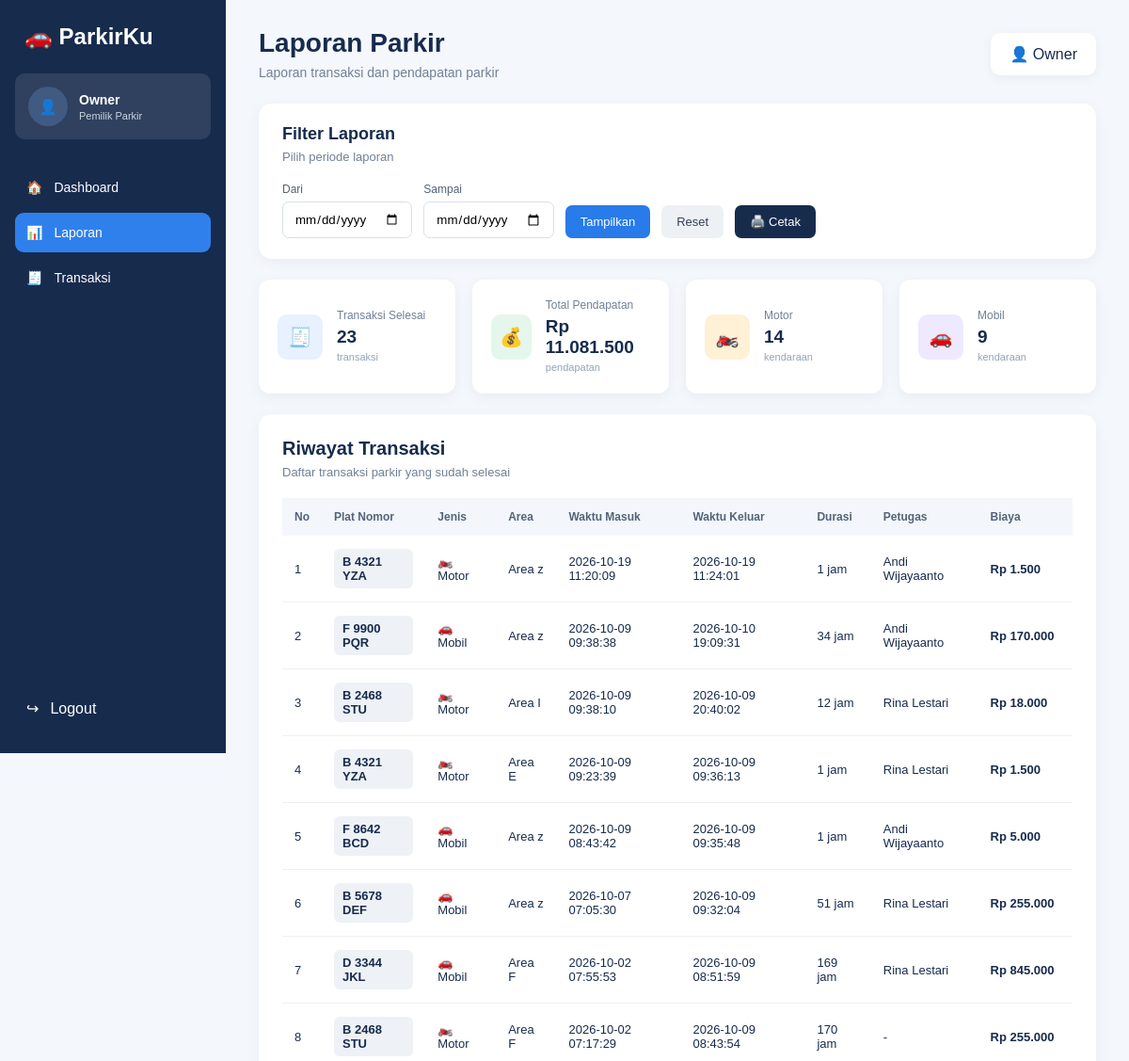
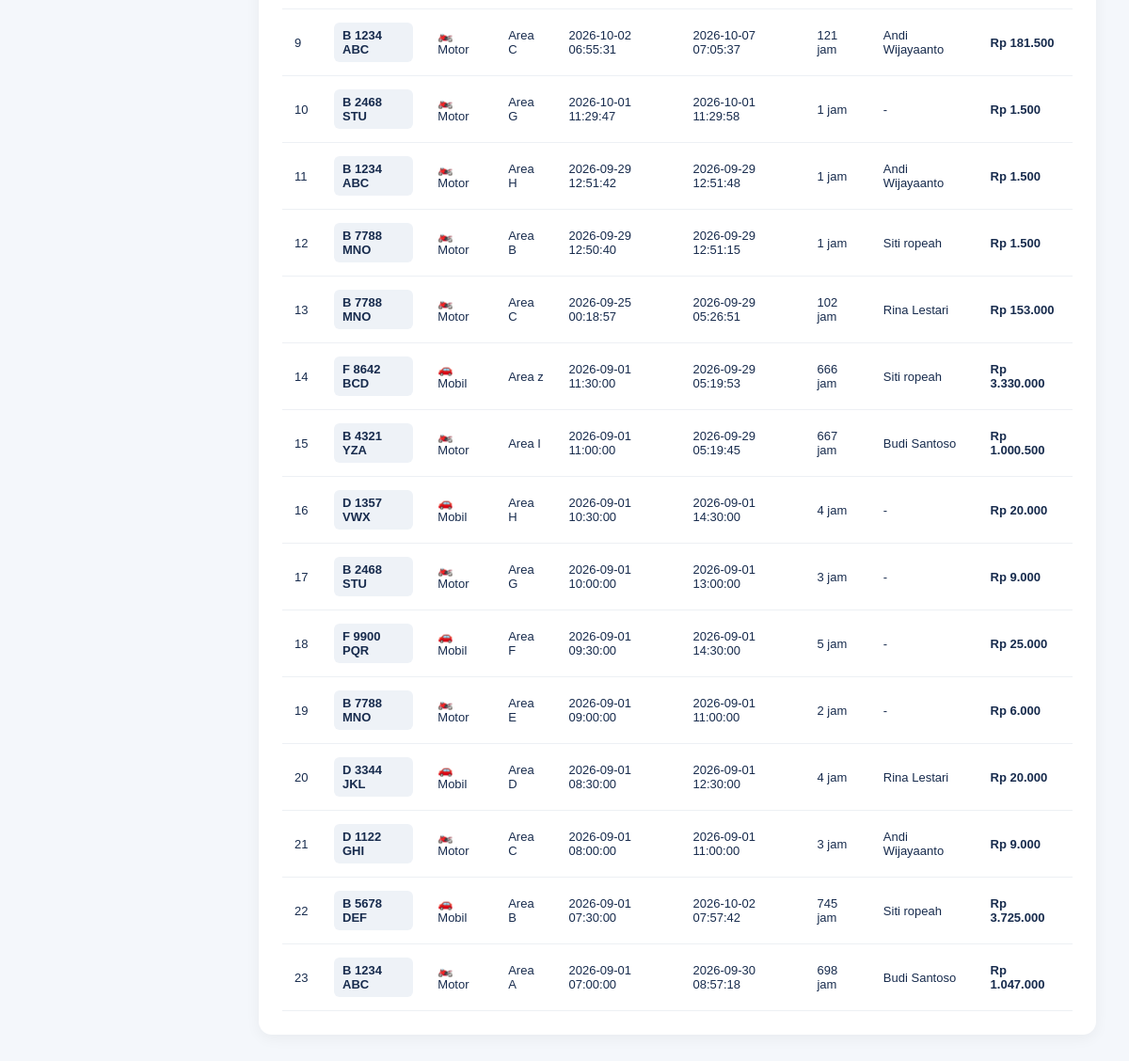
The app's page /view/laporan_owner.php (signed in) with its own data (2 pictures, top to bottom).
### tables this page shows
CREATE TABLE `tb_transaksi` (
  `id_parkir` int NOT NULL,
  `id_kendaraan` int NOT NULL,
  `waktu_masuk` datetime NOT NULL,
  `waktu_keluar` datetime DEFAULT NULL,
  `id_tarif` int NOT NULL,
  `durasi_jam` int DEFAULT '0',
  `biaya_total` decimal(10,0) DEFAULT '0',
  `status` enum('masuk','keluar') DEFAULT 'masuk',
  `id_user` int DEFAULT NULL,
  `id_area` int NOT NULL
);

CREATE TABLE `tb_kendaraan` (
  `id_kendaraan` int NOT NULL,
  `plat_nomor` varchar(15) NOT NULL,
  `jenis_kendaraan` varchar(20) NOT NULL,
  `warna` varchar(20) NOT NULL,
  `pemilik` varchar(100) NOT NULL,
  `id_user` int NOT NULL,
  `status_kendaraan` enum('aktif','nonaktif') NOT NULL DEFAULT 'aktif'
);

CREATE TABLE `tb_area_parkir` (
  `id_area` int NOT NULL,
  `nama_area` varchar(50) NOT NULL,
  `kapasitas` int NOT NULL,
  `terisi` int DEFAULT '0',
  `status_area` enum('aktif','nonaktif') NOT NULL DEFAULT 'aktif'
);

CREATE TABLE `tb_user` (
  `id_user` int NOT NULL,
  `nama_lengkap` varchar(50) NOT NULL,
  `username` varchar(50) NOT NULL,
  `password` varchar(100) NOT NULL,
  `role` enum('admin','petugas','owner') NOT NULL,
  `status_aktif` tinyint(1) DEFAULT '1'
);

### view/laporan_owner.php (the view, shortened to what this page needs)
<?php
include "../model/m_koneksi.php";
$tanggal_mulai = $_GET['tanggal_mulai'] ?? '';
$tanggal_selesai = $_GET['tanggal_selesai'] ?? '';
$where = "WHERE t.status = 'keluar'";
$query_total = mysqli_query(
    $conn,
    "SELECT COUNT(*) AS total
     FROM tb_transaksi t
     $where"
);
$data_total = mysqli_fetch_assoc($query_total);
$total_transaksi = $data_total['total'] ?? 0;
$query_pendapatan = mysqli_query(
    $conn,
    "SELECT SUM(t.biaya_total) AS total
     FROM tb_transaksi t
     $where"
);
$data_pendapatan = mysqli_fetch_assoc($query_pendapatan);
$total_pendapatan = $data_pendapatan['total'] ?? 0;
$query_motor = mysqli_query(
    $conn,
    "SELECT COUNT(*) AS total
     FROM tb_transaksi t
     LEFT JOIN tb_kendaraan k
        ON t.id_kendaraan = k.id_kendaraan
     $where
     AND k.jenis_kendaraan = 'motor'"
);
$data_motor = mysqli_fetch_assoc($query_motor);
$total_motor = $data_motor['total'] ?? 0;
$query_mobil = mysqli_query(
    $conn,
    "SELECT COUNT(*) AS total
     FROM tb_transaksi t
     LEFT JOIN tb_kendaraan k
        ON t.id_kendaraan = k.id_kendaraan
     $where
     AND k.jenis_kendaraan = 'mobil'"
);
$data_mobil = mysqli_fetch_assoc($query_mobil);
$total_mobil = $data_mobil['total'] ?? 0;
$query = mysqli_query(
    $conn,
    "SELECT
        t.id_parkir,
        t.waktu_masuk,
        t.waktu_keluar,
        t.durasi_jam,
        t.biaya_total,
        t.status,
        k.plat_nomor,
        k.jenis_kendaraan,
        a.nama_area,
        u.nama_lengkap
     FROM tb_transaksi t
     LEFT JOIN tb_kendaraan k
        ON t.id_kendaraan = k.id_kendaraan
     LEFT JOIN tb_area_parkir a
        ON t.id_area = a.id_area
     LEFT JOIN tb_user u
        ON t.id_user = u.id_user
     $where
     ORDER BY t.id_parkir DESC"
);
?>
<!DOCTYPE html>
<html lang="id">
<head>
    <link
        rel="stylesheet"
        href="../asset/laporan_owner.css"
    >
</head>
<body>
<aside class="sidebar">
    <div class="logo">
        🚗 <span>ParkirKu</span>
    </div>
    <div class="admin">
        <div class="avatar">
        </div>
        <div>
            <strong>
                Owner
            </strong>
            <small>
                Pemilik Parkir
            </small>
        </div>
    </div>
    <nav>
        <a href="dashoard_owner.php">
            🏠
            <span>Dashboard</span>
        </a>
        <a
            href="laporan_owner.php"
            class="active"
        >
            📊
            <span>Laporan</span>
        </a>
        <a href="transaksi_owner.php">
            🧾
            <span>Transaksi</span>
        </a>
    </nav>
    <a
        href="../controller/c_logout.php"
        class="logout"
    >
        ↪
        <span>Logout</span>
    </a>
</aside>
<main class="main">
    <header class="header">
        <div>
            <h1>
                Laporan Parkir
            </h1>
            <p>
                Laporan transaksi dan pendapatan parkir
            </p>
        </div>
        <div class="profile">
            👤 Owner
        </div>
    </header>
    <section class="filter-card">
        <div>
            <h2>
                Filter Laporan
            </h2>
            <p>
                Pilih periode laporan
            </p>
        </div>
        <form
            method="GET"
            action="laporan_owner.php"
            class="filter-form"
        >
            <div>
                <label>
                    Dari
                </label>
                <input
                    type="date"
                    name="tanggal_mulai"
                    value="<?= htmlspecialchars($tanggal_mulai); ?>"
                >
            </div>
            <div>
                <label>
                    Sampai
                </label>
                <input
                    type="date"
                    name="tanggal_selesai"
                    value="<?= htmlspecialchars($tanggal_selesai); ?>"
                >
            </div>
            <button
                type="submit"
                class="btn-filter"
            >
                Tampilkan
            </button>
            <a
                href="laporan_owner.php"
                class="btn-reset"
            >
                Reset
            </a>
            <button
                type="button"
                onclick="window.print()"
                class="btn-print"
            >
                🖨️ Cetak
            </button>
        </form>
    </section>
    <section class="stats">
        <div class="stat-card">
            <div class="icon blue">
                🧾
            </div>
            <div>
                <span>
                    Transaksi Selesai
                </span>
                <strong>
                    <?= $total_transaksi; ?>
                </strong>
                <small>
                    transaksi
                </small>
            </div>
        </div>
        <div class="stat-card">
            <div class="icon green">
                💰
            </div>
            <div>
                <span>
                    Total Pendapatan
                </span>
                <strong>
                    Rp <?= number_format(
                        $total_pendapatan,
                        0,
                        ',',
                        '.'
                    ); ?>
                </strong>
                <small>
                    pendapatan
                </small>
            </div>
        </div>
        <div class="stat-card">
            <div class="icon orange">
                🏍️
            </div>
            <div>
                <span>
                    Motor
                </span>
                <strong>
                    <?= $total_motor; ?>
                </strong>
                <small>
                    kendaraan
                </small>
            </div>
        </div>
        <div class="stat-card">
            <div class="icon purple">
                🚗
            </div>
            <div>
                <span>
                    Mobil
                </span>
                <strong>
                    <?= $total_mobil; ?>
                </strong>
                <small>
                    kendaraan
                </small>
            </div>
        </div>
    </section>
    <section class="card">
        <div class="card-header">
            <div>
                <h2>
                    Riwayat Transaksi
                </h2>
                <p>
                    Daftar transaksi parkir yang sudah selesai
                </p>
            </div>
        </div>
        <div class="table-wrapper">
            <table>
                <thead>
                    <tr>
                        <th>No</th>
                        <th>Plat Nomor</th>
                        <th>Jenis</th>
                        <th>Area</th>
                        <th>Waktu Masuk</th>
                        <th>Waktu Keluar</th>
                        <th>Durasi</th>
                        <th>Petugas</th>
                        <th>Biaya</th>
                    </tr>
                </thead>
                <tbody>
                <?php
                $no = 1;
                if (mysqli_num_rows($query) > 0):
                ?>
                    <?php while ($row = mysqli_fetch_assoc($query)): ?>
                        <tr>
                            <td>
                                <?= $no++; ?>
                            </td>
                            <td>
                                <span class="plat">
                                    <?= htmlspecialchars(
                                        $row['plat_nomor'] ?? '-'
                                    ); ?>
                                </span>
                            </td>
                            <td>
                                <?php
                                if (
                                    $row['jenis_kendaraan']
                                    == 'motor'
                                ) {
                                    echo "🏍️ Motor";
                                } elseif (
                                    $row['jenis_kendaraan']
                                    == 'mobil'
                                ) {
                                    echo "🚗 Mobil";
                                } else {
                                    echo "🚙 Lainnya";
                                }
                                ?>
                            </td>
                            <td>
                                <?= htmlspecialchars(
                                    $row['nama_area'] ?? '-'
                                ); ?>
                            </td>
                            <td>
                                <?= htmlspecialchars(
                                    $row['waktu_masuk'] ?? '-'
                                ); ?>
                            </td>
                            <td>
                                <?= htmlspecialchars(
                                    $row['waktu_keluar'] ?? '-'
                                ); ?>
                            </td>
                            <td>
                                <?= htmlspecialchars(
                                    $row['durasi_jam'] ?? 0
                                ); ?>
                                jam
                            </td>
                            <td>
                                <?= htmlspecialchars(
                                    $row['nama_lengkap'] ?? '-'
                                ); ?>
                            </td>
                            <td>
                                <strong>
                                    Rp
                                    <?= number_format(
                                        $row['biaya_total'] ?? 0,
                                        0,
                                        ',',
                                        '.'
                                    ); ?>
                                </strong>
                            </td>
                        </tr>
                    <?php endwhile; ?>
                <?php endif; ?>
                </tbody>
            </table>
        </div>
    </section>
</main>
</body>
</html>

### asset/laporan_owner.css (style rules this page uses)
* { box-sizing: border-box; }
body { margin: 0; background: #f4f7fb; font-family: Arial, sans-serif; color: #172b4d; }
.sidebar { position: fixed; left: 0; top: 0; width: 240px; height: 100vh; background: #172b4d; color: white; padding: 25px 16px; display: flex; flex-direction: column; }
.logo { font-size: 24px; font-weight: bold; padding: 0 10px; margin-bottom: 25px; }
.admin { display: flex; align-items: center; gap: 12px; background: rgba(255,255,255,0.1); padding: 14px; border-radius: 10px; margin-bottom: 30px; }
.avatar { width: 42px; height: 42px; border-radius: 50%; background: #405a82; display: flex; align-items: center; justify-content: center; }
.admin strong { display: block; font-size: 14px; }
.admin small { display: block; margin-top: 3px; color: #cbd5e1; font-size: 11px; }
nav { display: flex; flex-direction: column; gap: 6px; }
nav a { display: flex; align-items: center; gap: 12px; padding: 13px 12px; color: white; text-decoration: none; border-radius: 9px; font-size: 14px; }
nav a.active { background: #2f80ed; }
.logout { margin-top: auto; display: flex; align-items: center; gap: 12px; padding: 13px 12px; color: white; text-decoration: none; }
.main { margin-left: 240px; padding: 30px 35px; }
.header { display: flex; justify-content: space-between; align-items: center; margin-bottom: 25px; }
.header h1 { margin: 0; font-size: 28px; }
.header p { margin: 7px 0 0; color: #718096; font-size: 14px; }
.profile { background: white; padding: 13px 20px; border-radius: 10px; box-shadow: 0 3px 12px rgba(0,0,0,0.05); }
.filter-card { background: white; padding: 22px 25px; border-radius: 14px; margin-bottom: 22px; box-shadow: 0 4px 15px rgba(0,0,0,0.05); }
.filter-card h2 { margin: 0; font-size: 18px; }
.filter-card p { margin: 6px 0 20px; color: #718096; font-size: 13px; }
.filter-form { display: flex; align-items: end; gap: 12px; }
.filter-form label { display: block; margin-bottom: 6px; font-size: 12px; color: #52637a; }
.filter-form input { padding: 10px 12px; border: 1px solid #d9e0e8; border-radius: 7px; font-family: Arial; }
.btn-filter, .btn-reset, .btn-print { border: none; padding: 10px 16px; border-radius: 7px; cursor: pointer; text-decoration: none; font-size: 13px; }
.btn-filter { background: #287be8; color: white; }
.btn-reset { background: #edf1f6; color: #334155; }
.btn-print { background: #172b4d; color: white; }
.stats { display: grid; grid-template-columns: repeat(4, 1fr); gap: 18px; margin-bottom: 22px; }
.stat-card { background: white; padding: 20px; border-radius: 12px; display: flex; align-items: center; gap: 15px; box-shadow: 0 4px 15px rgba(0,0,0,0.05); }
.icon { width: 48px; height: 48px; border-radius: 10px; display: flex; align-items: center; justify-content: center; font-size: 20px; }
.blue { background: #e8f1ff; }
.green { background: #e5f7ed; }
.orange { background: #fff1d6; }
.purple { background: #eee9ff; }
.stat-card span { display: block; color: #718096; font-size: 12px; margin-bottom: 5px; }
.stat-card strong { display: block; font-size: 19px; }
.stat-card small { color: #94a3b8; font-size: 11px; }
.card { background: white; border-radius: 14px; padding: 25px; box-shadow: 0 4px 15px rgba(0,0,0,0.05); }
.card-header { margin-bottom: 20px; }
.card-header h2 { margin: 0; font-size: 20px; }
.card-header p { margin: 6px 0 0; color: #718096; font-size: 13px; }
.table-wrapper { overflow-x: auto; }
table { width: 100%; border-collapse: collapse; font-size: 13px; }
thead { background: #f3f6fa; }
th { padding: 13px; text-align: left; color: #52637a; font-size: 12px; }
td { padding: 14px 13px; border-bottom: 1px solid #edf0f4; }
.plat { display: inline-block; background: #eef2f7; padding: 6px 9px; border-radius: 6px; font-weight: bold; }

### records on screen
tb_transaksi: id_kendaraan.plat_nomor "B 4321 YZA", shows "🏍️ Motor", id_area.nama_area "Area z", waktu_masuk "2026-10-19 11:20:09", waktu_keluar "2026-10-19 11:24:01", durasi_jam "1", id_user.nama_lengkap "Andi Wijayaanto", biaya_total "1.500"
tb_transaksi: id_kendaraan.plat_nomor "F 9900 PQR", shows "🚗 Mobil", id_area.nama_area "Area z", waktu_masuk "2026-10-09 09:38:38", waktu_keluar "2026-10-10 19:09:31", durasi_jam "34", id_user.nama_lengkap "Andi Wijayaanto", biaya_total "170.000"
tb_transaksi: id_kendaraan.plat_nomor "B 2468 STU", shows "🏍️ Motor", id_area.nama_area "Area I", waktu_masuk "2026-10-09 09:38:10", waktu_keluar "2026-10-09 20:40:02", durasi_jam "12", id_user.nama_lengkap "Rina Lestari", biaya_total "18.000"
tb_transaksi: id_kendaraan.plat_nomor "B 4321 YZA", shows "🏍️ Motor", id_area.nama_area "Area E", waktu_masuk "2026-10-09 09:23:39", waktu_keluar "2026-10-09 09:36:13", durasi_jam "1", id_user.nama_lengkap "Rina Lestari", biaya_total "1.500"
tb_transaksi: id_kendaraan.plat_nomor "F 8642 BCD", shows "🚗 Mobil", id_area.nama_area "Area z", waktu_masuk "2026-10-09 08:43:42", waktu_keluar "2026-10-09 09:35:48", durasi_jam "1", id_user.nama_lengkap "Andi Wijayaanto", biaya_total "5.000"
tb_transaksi: id_kendaraan.plat_nomor "B 5678 DEF", shows "🚗 Mobil", id_area.nama_area "Area z", waktu_masuk "2026-10-07 07:05:30", waktu_keluar "2026-10-09 09:32:04", durasi_jam "51", id_user.nama_lengkap "Rina Lestari", biaya_total "255.000"
tb_transaksi: id_kendaraan.plat_nomor "D 3344 JKL", shows "🚗 Mobil", id_area.nama_area "Area F", waktu_masuk "2026-10-02 07:55:53", waktu_keluar "2026-10-09 08:51:59", durasi_jam "169", id_user.nama_lengkap "Rina Lestari", biaya_total "845.000"
tb_transaksi: id_kendaraan.plat_nomor "B 2468 STU", shows "🏍️ Motor", id_area.nama_area "Area F", waktu_masuk "2026-10-02 07:17:29", waktu_keluar "2026-10-09 08:43:54", durasi_jam "170", nama_lengkap "-", biaya_total "255.000"
tb_transaksi: id_kendaraan.plat_nomor "B 1234 ABC", shows "🏍️ Motor", id_area.nama_area "Area C", waktu_masuk "2026-10-02 06:55:31", waktu_keluar "2026-10-07 07:05:37", durasi_jam "121", id_user.nama_lengkap "Andi Wijayaanto", biaya_total "181.500"
tb_transaksi: id_kendaraan.plat_nomor "B 2468 STU", shows "🏍️ Motor", id_area.nama_area "Area G", waktu_masuk "2026-10-01 11:29:47", waktu_keluar "2026-10-01 11:29:58", durasi_jam "1", nama_lengkap "-", biaya_total "1.500"
tb_transaksi: id_kendaraan.plat_nomor "B 1234 ABC", shows "🏍️ Motor", id_area.nama_area "Area H", waktu_masuk "2026-09-29 12:51:42", waktu_keluar "2026-09-29 12:51:48", durasi_jam "1", id_user.nama_lengkap "Andi Wijayaanto", biaya_total "1.500"
tb_transaksi: id_kendaraan.plat_nomor "B 7788 MNO", shows "🏍️ Motor", id_area.nama_area "Area B", waktu_masuk "2026-09-29 12:50:40", waktu_keluar "2026-09-29 12:51:15", durasi_jam "1", id_user.nama_lengkap "Siti ropeah", biaya_total "1.500"
tb_transaksi: id_kendaraan.plat_nomor "B 7788 MNO", shows "🏍️ Motor", id_area.nama_area "Area C", waktu_masuk "2026-09-25 00:18:57", waktu_keluar "2026-09-29 05:26:51", durasi_jam "102", id_user.nama_lengkap "Rina Lestari", biaya_total "153.000"
tb_transaksi: id_kendaraan.plat_nomor "F 8642 BCD", shows "🚗 Mobil", id_area.nama_area "Area z", waktu_masuk "2026-09-01 11:30:00", waktu_keluar "2026-09-29 05:19:53", durasi_jam "666", id_user.nama_lengkap "Siti ropeah", biaya_total "3.330.000"
tb_transaksi: id_kendaraan.plat_nomor "B 4321 YZA", shows "🏍️ Motor", id_area.nama_area "Area I", waktu_masuk "2026-09-01 11:00:00", waktu_keluar "2026-09-29 05:19:45", durasi_jam "667", id_user.nama_lengkap "Budi Santoso", biaya_total "1.000.500"
tb_transaksi: id_kendaraan.plat_nomor "D 1357 VWX", shows "🚗 Mobil", id_area.nama_area "Area H", waktu_masuk "2026-09-01 10:30:00", waktu_keluar "2026-09-01 14:30:00", durasi_jam "4", nama_lengkap "-", biaya_total "20.000"
tb_transaksi: id_kendaraan.plat_nomor "B 2468 STU", shows "🏍️ Motor", id_area.nama_area "Area G", waktu_masuk "2026-09-01 10:00:00", waktu_keluar "2026-09-01 13:00:00", durasi_jam "3", nama_lengkap "-", biaya_total "9.000"
tb_transaksi: id_kendaraan.plat_nomor "F 9900 PQR", shows "🚗 Mobil", id_area.nama_area "Area F", waktu_masuk "2026-09-01 09:30:00", waktu_keluar "2026-09-01 14:30:00", durasi_jam "5", nama_lengkap "-", biaya_total "25.000"
tb_transaksi: id_kendaraan.plat_nomor "B 7788 MNO", shows "🏍️ Motor", id_area.nama_area "Area E", waktu_masuk "2026-09-01 09:00:00", waktu_keluar "2026-09-01 11:00:00", durasi_jam "2", nama_lengkap "-", biaya_total "6.000"
tb_transaksi: id_kendaraan.plat_nomor "D 3344 JKL", shows "🚗 Mobil", id_area.nama_area "Area D", waktu_masuk "2026-09-01 08:30:00", waktu_keluar "2026-09-01 12:30:00", durasi_jam "4", id_user.nama_lengkap "Rina Lestari", biaya_total "20.000"
tb_transaksi: id_kendaraan.plat_nomor "D 1122 GHI", shows "🏍️ Motor", id_area.nama_area "Area C", waktu_masuk "2026-09-01 08:00:00", waktu_keluar "2026-09-01 11:00:00", durasi_jam "3", id_user.nama_lengkap "Andi Wijayaanto", biaya_total "9.000"
tb_transaksi: id_kendaraan.plat_nomor "B 5678 DEF", shows "🚗 Mobil", id_area.nama_area "Area B", waktu_masuk "2026-09-01 07:30:00", waktu_keluar "2026-10-02 07:57:42", durasi_jam "745", id_user.nama_lengkap "Siti ropeah", biaya_total "3.725.000"
tb_transaksi: id_kendaraan.plat_nomor "B 1234 ABC", shows "🏍️ Motor", id_area.nama_area "Area A", waktu_masuk "2026-09-01 07:00:00", waktu_keluar "2026-09-30 08:57:18", durasi_jam "698", id_user.nama_lengkap "Budi Santoso", biaya_total "1.047.000"

### other values on screen
$total_transaksi "23"
$total_pendapatan "11.081.500"
$total_motor "14"
$total_mobil "9"
